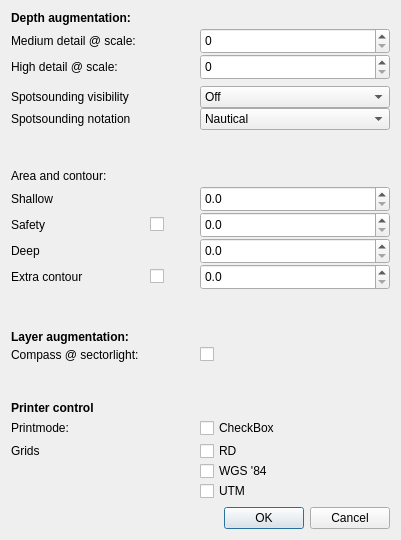
<?xml version="1.0" encoding="UTF-8"?>
<ui version="4.0">
 <class>Dialog</class>
 <widget class="QDialog" name="Dialog">
  <property name="geometry">
   <rect>
    <x>0</x>
    <y>0</y>
    <width>401</width>
    <height>540</height>
   </rect>
  </property>
  <property name="windowTitle">
   <string>Dialog</string>
  </property>
  <layout class="QVBoxLayout" name="verticalLayout_6">
   <item>
    <layout class="QVBoxLayout" name="vl_depth">
     <property name="spacing">
      <number>0</number>
     </property>
     <item>
      <widget class="QLabel" name="lb_depth">
       <property name="font">
        <font>
         <weight>75</weight>
         <bold>true</bold>
        </font>
       </property>
       <property name="text">
        <string>Depth augmentation:</string>
       </property>
      </widget>
     </item>
     <item>
      <layout class="QHBoxLayout" name="hl_medium_detail">
       <property name="topMargin">
        <number>3</number>
       </property>
       <item>
        <widget class="QLabel" name="lb_medium_detail">
         <property name="text">
          <string>Medium detail @ scale:</string>
         </property>
        </widget>
       </item>
       <item>
        <widget class="QgsDoubleSpinBox" name="scale_medium_detail">
         <property name="minimumSize">
          <size>
           <width>190</width>
           <height>26</height>
          </size>
         </property>
         <property name="decimals">
          <number>0</number>
         </property>
        </widget>
       </item>
      </layout>
     </item>
     <item>
      <layout class="QHBoxLayout" name="hl_high_detail">
       <item>
        <widget class="QLabel" name="lb_high_detail">
         <property name="text">
          <string>High detail @ scale:</string>
         </property>
        </widget>
       </item>
       <item>
        <widget class="QgsDoubleSpinBox" name="scale_high_detail">
         <property name="minimumSize">
          <size>
           <width>190</width>
           <height>26</height>
          </size>
         </property>
         <property name="decimals">
          <number>0</number>
         </property>
        </widget>
       </item>
      </layout>
     </item>
    </layout>
   </item>
   <item>
    <layout class="QVBoxLayout" name="vl_spotsounding">
     <property name="spacing">
      <number>0</number>
     </property>
     <item>
      <layout class="QHBoxLayout" name="hl_spot_visibility">
       <item>
        <widget class="QLabel" name="lb_spot_visibility">
         <property name="text">
          <string>Spotsounding visibility</string>
         </property>
        </widget>
       </item>
       <item>
        <widget class="QComboBox" name="spot_visibility">
         <property name="minimumSize">
          <size>
           <width>190</width>
           <height>0</height>
          </size>
         </property>
         <item>
          <property name="text">
           <string>Off</string>
          </property>
         </item>
         <item>
          <property name="text">
           <string>On</string>
          </property>
         </item>
        </widget>
       </item>
      </layout>
     </item>
     <item>
      <layout class="QHBoxLayout" name="hl_spot_notation">
       <item>
        <widget class="QLabel" name="lb_spot_notation">
         <property name="text">
          <string>Spotsounding notation</string>
         </property>
        </widget>
       </item>
       <item>
        <widget class="QComboBox" name="spot_notation">
         <property name="minimumSize">
          <size>
           <width>190</width>
           <height>0</height>
          </size>
         </property>
         <item>
          <property name="text">
           <string>Nautical</string>
          </property>
         </item>
         <item>
          <property name="text">
           <string>Meters</string>
          </property>
         </item>
        </widget>
       </item>
      </layout>
     </item>
    </layout>
   </item>
   <item>
    <spacer name="verticalSpacer_1">
     <property name="orientation">
      <enum>Qt::Vertical</enum>
     </property>
     <property name="sizeHint" stdset="0">
      <size>
       <width>20</width>
       <height>40</height>
      </size>
     </property>
    </spacer>
   </item>
   <item>
    <layout class="QVBoxLayout" name="vl_area_contour">
     <property name="spacing">
      <number>0</number>
     </property>
     <item>
      <widget class="QLabel" name="lb_area_contour">
       <property name="text">
        <string>Area and contour:</string>
       </property>
      </widget>
     </item>
     <item>
      <layout class="QHBoxLayout" name="hl_shallow">
       <property name="topMargin">
        <number>3</number>
       </property>
       <item>
        <widget class="QLabel" name="lb_shallow">
         <property name="text">
          <string>Shallow</string>
         </property>
        </widget>
       </item>
       <item>
        <widget class="QgsDoubleSpinBox" name="shallow">
         <property name="minimumSize">
          <size>
           <width>190</width>
           <height>26</height>
          </size>
         </property>
         <property name="decimals">
          <number>1</number>
         </property>
        </widget>
       </item>
      </layout>
     </item>
     <item>
      <layout class="QHBoxLayout" name="hl_safety">
       <item>
        <widget class="QLabel" name="lb_safety">
         <property name="text">
          <string>Safety</string>
         </property>
        </widget>
       </item>
       <item>
        <widget class="QCheckBox" name="safety_check">
         <property name="sizePolicy">
          <sizepolicy hsizetype="Fixed" vsizetype="Fixed">
           <horstretch>0</horstretch>
           <verstretch>0</verstretch>
          </sizepolicy>
         </property>
         <property name="minimumSize">
          <size>
           <width>50</width>
           <height>0</height>
          </size>
         </property>
        </widget>
       </item>
       <item>
        <widget class="QgsDoubleSpinBox" name="safety_value">
         <property name="minimumSize">
          <size>
           <width>190</width>
           <height>26</height>
          </size>
         </property>
         <property name="decimals">
          <number>1</number>
         </property>
        </widget>
       </item>
      </layout>
     </item>
     <item>
      <layout class="QHBoxLayout" name="hl_deep">
       <item>
        <widget class="QLabel" name="lb_deep">
         <property name="text">
          <string>Deep</string>
         </property>
        </widget>
       </item>
       <item>
        <widget class="QgsDoubleSpinBox" name="deep">
         <property name="minimumSize">
          <size>
           <width>190</width>
           <height>26</height>
          </size>
         </property>
         <property name="decimals">
          <number>1</number>
         </property>
        </widget>
       </item>
      </layout>
     </item>
     <item>
      <layout class="QHBoxLayout" name="hl_extra_contour">
       <item>
        <widget class="QLabel" name="lb_extra_contour">
         <property name="text">
          <string>Extra contour</string>
         </property>
        </widget>
       </item>
       <item>
        <widget class="QCheckBox" name="extra_contour_check">
         <property name="sizePolicy">
          <sizepolicy hsizetype="Fixed" vsizetype="Fixed">
           <horstretch>0</horstretch>
           <verstretch>0</verstretch>
          </sizepolicy>
         </property>
         <property name="minimumSize">
          <size>
           <width>50</width>
           <height>0</height>
          </size>
         </property>
        </widget>
       </item>
       <item>
        <widget class="QgsDoubleSpinBox" name="extra_contour_value">
         <property name="minimumSize">
          <size>
           <width>190</width>
           <height>26</height>
          </size>
         </property>
         <property name="decimals">
          <number>1</number>
         </property>
        </widget>
       </item>
      </layout>
     </item>
    </layout>
   </item>
   <item>
    <spacer name="verticalSpacer_2">
     <property name="orientation">
      <enum>Qt::Vertical</enum>
     </property>
     <property name="sizeHint" stdset="0">
      <size>
       <width>20</width>
       <height>40</height>
      </size>
     </property>
    </spacer>
   </item>
   <item>
    <layout class="QVBoxLayout" name="vl_layer_augmentation">
     <property name="spacing">
      <number>0</number>
     </property>
     <item>
      <widget class="QLabel" name="lb_layer_augmentation">
       <property name="font">
        <font>
         <weight>75</weight>
         <bold>true</bold>
        </font>
       </property>
       <property name="text">
        <string>Layer augmentation:</string>
       </property>
      </widget>
     </item>
     <item>
      <layout class="QHBoxLayout" name="hl_compass">
       <property name="topMargin">
        <number>3</number>
       </property>
       <item>
        <widget class="QLabel" name="lb_compass">
         <property name="text">
          <string>Compass @ sectorlight:</string>
         </property>
        </widget>
       </item>
       <item>
        <widget class="QCheckBox" name="compass">
         <property name="sizePolicy">
          <sizepolicy hsizetype="Preferred" vsizetype="Fixed">
           <horstretch>0</horstretch>
           <verstretch>0</verstretch>
          </sizepolicy>
         </property>
         <property name="minimumSize">
          <size>
           <width>190</width>
           <height>0</height>
          </size>
         </property>
        </widget>
       </item>
      </layout>
     </item>
    </layout>
   </item>
   <item>
    <spacer name="verticalSpacer_3">
     <property name="orientation">
      <enum>Qt::Vertical</enum>
     </property>
     <property name="sizeHint" stdset="0">
      <size>
       <width>20</width>
       <height>40</height>
      </size>
     </property>
    </spacer>
   </item>
   <item>
    <layout class="QVBoxLayout" name="vl_printer_control">
     <property name="spacing">
      <number>0</number>
     </property>
     <item>
      <widget class="QLabel" name="lb_printer_control">
       <property name="font">
        <font>
         <weight>75</weight>
         <bold>true</bold>
        </font>
       </property>
       <property name="text">
        <string>Printer control</string>
       </property>
      </widget>
     </item>
     <item>
      <layout class="QHBoxLayout" name="hl_printmode">
       <property name="topMargin">
        <number>3</number>
       </property>
       <property name="bottomMargin">
        <number>3</number>
       </property>
       <item>
        <widget class="QLabel" name="lb_printmode">
         <property name="text">
          <string>Printmode:</string>
         </property>
        </widget>
       </item>
       <item>
        <widget class="QCheckBox" name="printmode">
         <property name="minimumSize">
          <size>
           <width>190</width>
           <height>0</height>
          </size>
         </property>
         <property name="text">
          <string>CheckBox</string>
         </property>
        </widget>
       </item>
      </layout>
     </item>
     <item>
      <layout class="QHBoxLayout" name="hl_rd">
       <item>
        <widget class="QLabel" name="lb_grids">
         <property name="text">
          <string>Grids</string>
         </property>
        </widget>
       </item>
       <item>
        <widget class="QCheckBox" name="grid_rd">
         <property name="minimumSize">
          <size>
           <width>190</width>
           <height>0</height>
          </size>
         </property>
         <property name="text">
          <string>RD</string>
         </property>
        </widget>
       </item>
      </layout>
     </item>
     <item>
      <layout class="QHBoxLayout" name="hl_wgs84">
       <item>
        <widget class="QLabel" name="lb_wgs84">
         <property name="text">
          <string/>
         </property>
        </widget>
       </item>
       <item>
        <widget class="QCheckBox" name="grid_wgs84">
         <property name="minimumSize">
          <size>
           <width>190</width>
           <height>0</height>
          </size>
         </property>
         <property name="text">
          <string>WGS '84</string>
         </property>
        </widget>
       </item>
      </layout>
     </item>
     <item>
      <layout class="QHBoxLayout" name="hl_utm">
       <item>
        <widget class="QLabel" name="lb_utm">
         <property name="text">
          <string/>
         </property>
        </widget>
       </item>
       <item>
        <widget class="QCheckBox" name="grid_utm">
         <property name="minimumSize">
          <size>
           <width>190</width>
           <height>0</height>
          </size>
         </property>
         <property name="text">
          <string>UTM</string>
         </property>
        </widget>
       </item>
      </layout>
     </item>
    </layout>
   </item>
   <item>
    <widget class="QDialogButtonBox" name="buttonBox">
     <property name="orientation">
      <enum>Qt::Horizontal</enum>
     </property>
     <property name="standardButtons">
      <set>QDialogButtonBox::Cancel|QDialogButtonBox::Ok</set>
     </property>
    </widget>
   </item>
  </layout>
 </widget>
 <customwidgets>
  <customwidget>
   <class>QgsDoubleSpinBox</class>
   <extends>QDoubleSpinBox</extends>
   <header>qgsdoublespinbox.h</header>
  </customwidget>
 </customwidgets>
 <tabstops>
  <tabstop>scale_medium_detail</tabstop>
  <tabstop>scale_high_detail</tabstop>
  <tabstop>spot_visibility</tabstop>
  <tabstop>spot_notation</tabstop>
  <tabstop>shallow</tabstop>
  <tabstop>safety_check</tabstop>
  <tabstop>safety_value</tabstop>
  <tabstop>deep</tabstop>
  <tabstop>extra_contour_check</tabstop>
  <tabstop>extra_contour_value</tabstop>
  <tabstop>compass</tabstop>
  <tabstop>printmode</tabstop>
  <tabstop>grid_rd</tabstop>
  <tabstop>grid_wgs84</tabstop>
  <tabstop>grid_utm</tabstop>
 </tabstops>
 <resources/>
 <connections>
  <connection>
   <sender>buttonBox</sender>
   <signal>accepted()</signal>
   <receiver>Dialog</receiver>
   <slot>accept()</slot>
   <hints>
    <hint type="sourcelabel">
     <x>248</x>
     <y>254</y>
    </hint>
    <hint type="destinationlabel">
     <x>157</x>
     <y>274</y>
    </hint>
   </hints>
  </connection>
  <connection>
   <sender>buttonBox</sender>
   <signal>rejected()</signal>
   <receiver>Dialog</receiver>
   <slot>reject()</slot>
   <hints>
    <hint type="sourcelabel">
     <x>316</x>
     <y>260</y>
    </hint>
    <hint type="destinationlabel">
     <x>286</x>
     <y>274</y>
    </hint>
   </hints>
  </connection>
 </connections>
</ui>
